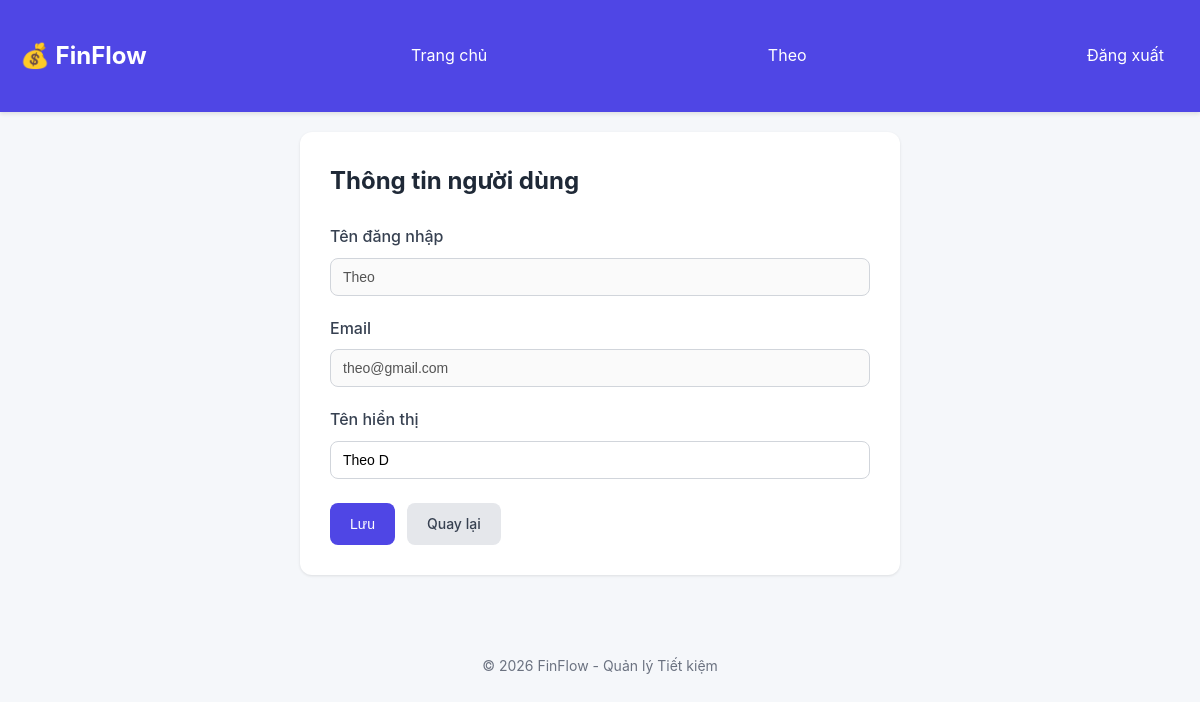
Page /profile (signed in) on the committed database.
### tables this page shows
CREATE TABLE "User" (
            id INTEGER PRIMARY KEY AUTOINCREMENT,
            username TEXT UNIQUE,
            name TEXT,
            email TEXT UNIQUE,
            passwordHash TEXT NOT NULL,
            phone TEXT,
            createdAt TEXT NOT NULL,
            updatedAt TEXT NOT NULL
        );

### app.py (the view)
@app.route('/profile', methods=['GET'])
def profile():
    user_id = session.get('user_id')
    if not user_id:
        return redirect(url_for('login'))
    user = User.find_by_id(user_id)
    return render_template('profile.html', user=user)

### app.py (called while the page is built)
@app.before_request
def require_login():
    public_endpoints = {'login', 'register', 'static', 'not_found', 'internal_error'}
    endpoint = request.endpoint
    if endpoint is None:
        return
    if endpoint.split('.')[-1] in public_endpoints:
        return
    if not session.get('user_id'):
        return redirect(url_for('login'))

@app.context_processor
def inject_user():
    user = None
    user_id = session.get('user_id')
    print(f"[DEBUG] inject_user: session user_id = {user_id}")
    if user_id:
        try:
            user = User.find_by_id(user_id)
        except Exception as _e:
            print(f"[DEBUG] inject_user: find_by_id error: {_e}")
            user = None
    print(f"[DEBUG] inject_user: current_user = {user}")
    return {'current_user': user}

### models.py (called while the page is built)
    def get_connection(self):
        conn = sqlite3.connect(self.db_path)
        conn.row_factory = sqlite3.Row
        return conn

    def execute_one(self, query: str, params: tuple = ()):
        conn = self.get_connection()
        cursor = conn.cursor()
        cursor.execute(query, params)
        conn.commit()
        result = cursor.fetchone()
        conn.close()
        return result

    @staticmethod
    def find_by_id(user_id: str) -> Optional[Dict[str, Any]]:
        query = 'SELECT * FROM "User" WHERE id = ?'
        result = db.execute_one(query, (user_id,))
        return dict(result) if result else None

### templates/profile.html (shortened to what this page needs)
{% extends "base.html" %}
{% block content %}
<div class="form-container">
  <h2>Thông tin người dùng</h2>
  <form method="POST" action="{{ url_for('profile_update') }}">
    <div class="form-group">
      <label>Tên đăng nhập</label>
      <input value="{{ user.username }}" disabled>
    </div>
    <div class="form-group">
      <label for="email">Email</label>
      <input id="email" value="{{ user.email or '' }}" disabled>
    </div>
    <div class="form-group">
      <label for="name">Tên hiển thị</label>
      <input id="name" name="name" value="{{ user.name or '' }}">
    </div>
    <div class="form-actions">
      <button class="btn btn-primary" type="submit">Lưu</button>
      <a class="btn btn-secondary" href="{{ url_for('index') }}">Quay lại</a>
    </div>
  </form>
</div>
{% endblock %}

### templates/base.html (shortened to what this page needs)
<!DOCTYPE html>
<html lang="vi">
<head>
    <link rel="stylesheet" href="{{ url_for('static', filename='style.css') }}">
</head>
<body>
    <nav class="navbar">
        <div class="container">
            <h1 class="logo">💰 FinFlow</h1>
            <a href="{{ url_for('index') }}" class="nav-link">Trang chủ</a>
            {% if session.get('user_id') %}
                <a href="{{ url_for('profile') }}" class="nav-link">{{ current_user.username if current_user else 'Tài khoản' }}</a>
                <a href="{{ url_for('logout') }}" class="nav-link">Đăng xuất</a>
            {% else %}
                <a href="{{ url_for('login') }}" class="nav-link">Đăng nhập</a>
                <a href="{{ url_for('register') }}" class="nav-link">Đăng ký</a>
            {% endif %}
        </div>
    </nav>
    <main class="container">
        {% block content %}{% endblock %}
    </main>
    <footer class="footer">
        <p>&copy; 2026 FinFlow - Quản lý Tiết kiệm</p>
    </footer>
</body>
</html>

### static/style.css (style rules this page uses)
* { margin: 0; padding: 0; box-sizing: border-box; }
body { font-family: -apple-system, BlinkMacSystemFont, 'Segoe UI', Arial, sans-serif; background: #f5f7fa; color: #333; line-height: 1.6; }
.container { max-width: 1200px; margin: 0 auto; padding: 20px; }
.navbar { background: #4f46e5; color: white; padding: 15px 0; box-shadow: 0 2px 4px rgba(0,0,0,0.1); }
.navbar .container { display: flex; justify-content: space-between; align-items: center; }
.logo { font-size: 1.5rem; font-weight: bold; }
.nav-link { color: white; text-decoration: none; padding: 8px 16px; border-radius: 6px; transition: background 0.3s; }
.btn { display: inline-block; padding: 10px 20px; border-radius: 8px; text-decoration: none; font-weight: 500; transition: all 0.3s; border: none; cursor: pointer; font-size: 14px; }
.btn-primary { background: #4f46e5; color: white; }
.btn-secondary { background: #e5e7eb; color: #374151; }
.form-container { max-width: 600px; margin: 0 auto; background: white; padding: 30px; border-radius: 12px; box-shadow: 0 1px 3px rgba(0,0,0,0.1); }
.form-container h2 { margin-bottom: 24px; color: #1f2937; }
.form-group { margin-bottom: 20px; }
.form-group label { display: block; margin-bottom: 8px; font-weight: 500; color: #374151; }
.form-group input { width: 100%; padding: 10px 12px; border: 1px solid #d1d5db; border-radius: 8px; font-size: 14px; transition: border 0.3s; }
.form-actions { display: flex; gap: 12px; margin-top: 24px; }
.footer { text-align: center; padding: 20px; color: #6b7280; font-size: 0.875rem; margin-top: 40px; }

### rows in the picture
User: username "Theo", email "theo@gmail.com", name "Theo D"
